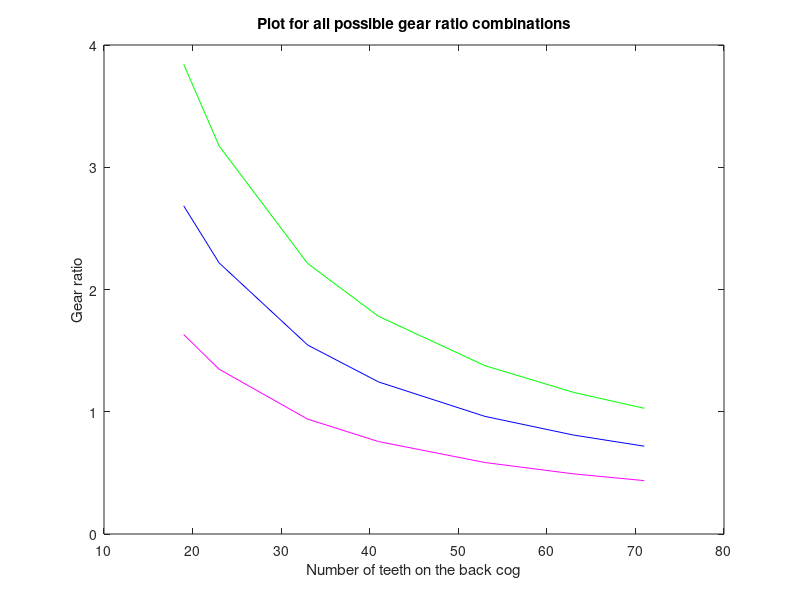

MATLAB code to generate this figure:
%Author: Pratishta Prakash Rao
%Front gear A
a = 73
%Front gear B
b = 51
%Front gear C
c = 31
%Number of teeth on the back gear
cog =[19 23 33 41 53 63 71]
%Gear Ratio for A
gr1= a ./ cog
%Gear Ratio for B
gr2= b ./cog
%Gear Ration for C
gr3= c ./ cog
%Plotting the data points
plot(cog,gr1,'g')
hold on 
plot(cog, gr2, 'b')
hold on 
plot (cog, gr3, 'm')
hold off
title('Plot for all possible gear ratio combinations')
xlabel('Number of teeth on the back cog')
ylabel('Gear ratio')
